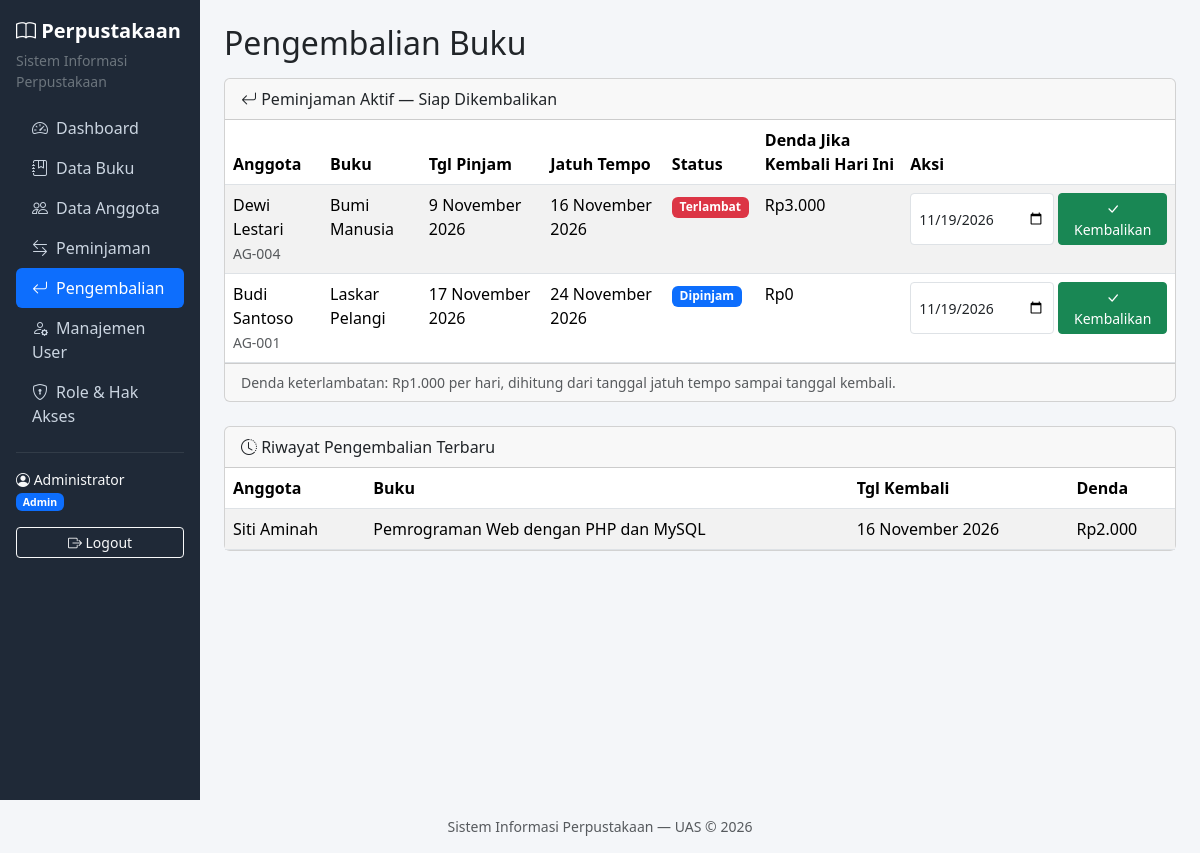
Page /source/pengembalian/index.php (signed in) on the committed database.
### tables this page shows
CREATE TABLE IF NOT EXISTS peminjaman (
    id INT AUTO_INCREMENT PRIMARY KEY,
    anggota_id INT NOT NULL,
    buku_id INT NOT NULL,
    tanggal_pinjam DATE NOT NULL,
    tanggal_jatuh_tempo DATE NOT NULL,
    tanggal_kembali DATE NULL,
    status ENUM('dipinjam','dikembalikan','terlambat') NOT NULL DEFAULT 'dipinjam',
    denda INT NOT NULL DEFAULT 0,
    created_at TIMESTAMP DEFAULT CURRENT_TIMESTAMP,
    FOREIGN KEY (anggota_id) REFERENCES anggota (id),
    FOREIGN KEY (buku_id) REFERENCES buku (id)
);

CREATE TABLE IF NOT EXISTS anggota (
    id INT AUTO_INCREMENT PRIMARY KEY,
    nomor_anggota VARCHAR(20) NOT NULL UNIQUE,
    nama VARCHAR(100) NOT NULL,
    telepon VARCHAR(20) NULL,
    alamat TEXT NULL,
    created_at TIMESTAMP DEFAULT CURRENT_TIMESTAMP
);

CREATE TABLE IF NOT EXISTS buku (
    id INT AUTO_INCREMENT PRIMARY KEY,
    judul VARCHAR(200) NOT NULL,
    penulis VARCHAR(100) NOT NULL,
    penerbit VARCHAR(100) NULL,
    tahun INT NULL,
    kategori_id INT NULL,
    stok INT NOT NULL DEFAULT 0,
    created_at TIMESTAMP DEFAULT CURRENT_TIMESTAMP,
    FOREIGN KEY (kategori_id) REFERENCES kategori (id) ON DELETE SET NULL
);

### source/includes/auth.php (called while the page is built, shortened)
<?php
function url($path)
{
    return BASE_PATH . $path;
}
function e($str)
{
    return htmlspecialchars((string) $str, ENT_QUOTES, 'UTF-8');
}
function tglIndo($tanggal)
{
    $bulan = [
        1 => 'Januari', 'Februari', 'Maret', 'April', 'Mei', 'Juni',
        'Juli', 'Agustus', 'September', 'Oktober', 'November', 'Desember',
    ];
    $ts = strtotime($tanggal);
    return date('j', $ts) . ' ' . $bulan[(int) date('n', $ts)] . ' ' . date('Y', $ts);
}
function rupiah($angka)
{
    return 'Rp' . number_format((int) $angka, 0, ',', '.');
}
function hitungDenda($tanggalJatuhTempo, $tanggalKembali)
{
    $due = new DateTime($tanggalJatuhTempo);
    $ret = new DateTime($tanggalKembali);
    if ($ret <= $due) {
        return 0;
    }
    $hari = (int) $due->diff($ret)->format('%a');
    return $hari * DENDA_PER_HARI;
}
function statusPeminjaman($row)
{
    if (date('Y-m-d') > $row['tanggal_jatuh_tempo']) {
        return ['label' => 'Terlambat', 'class' => 'danger'];
    }
    return ['label' => 'Dipinjam', 'class' => 'primary'];
}

### source/pengembalian/index.php (the view, shortened to what this page needs)
<?php
require __DIR__ . '/../includes/auth.php';
$aktif = $pdo->query(
    'SELECT p.*, a.nama AS nama_anggota, a.nomor_anggota, b.judul AS judul_buku
     FROM peminjaman p
     JOIN anggota a ON a.id = p.anggota_id
     JOIN buku b ON b.id = p.buku_id
     WHERE p.tanggal_kembali IS NULL
     ORDER BY p.tanggal_jatuh_tempo ASC'
)->fetchAll();
$riwayat = $pdo->query(
    'SELECT p.*, a.nama AS nama_anggota, b.judul AS judul_buku
     FROM peminjaman p
     JOIN anggota a ON a.id = p.anggota_id
     JOIN buku b ON b.id = p.buku_id
     WHERE p.tanggal_kembali IS NOT NULL
     ORDER BY p.tanggal_kembali DESC LIMIT 10'
)->fetchAll();
require __DIR__ . '/../includes/header.php';
?>
<div class="card mb-4">
    <div class="card-header"><i class="bi bi-arrow-return-left"></i> Peminjaman Aktif — Siap Dikembalikan</div>
    <div class="card-body p-0">
        <table class="table table-striped table-hover mb-0">
            <thead><tr>
                <th>Anggota</th><th>Buku</th><th>Tgl Pinjam</th><th>Jatuh Tempo</th>
                <th>Status</th><th>Denda Jika Kembali Hari Ini</th><th>Aksi</th>
            </tr></thead>
            <tbody>
            <?php if (empty($aktif)): ?>
                <tr><td colspan="7" class="text-center text-muted py-3">Tidak ada peminjaman aktif.</td></tr>
            <?php else: ?>
                <?php foreach ($aktif as $row): $st = statusPeminjaman($row); $dendaHariIni = hitungDenda($row['tanggal_jatuh_tempo'], date('Y-m-d')); ?>
                <tr>
                    <td><?= e($row['nama_anggota']) ?><br><small class="text-muted"><?= e($row['nomor_anggota']) ?></small></td>
                    <td><?= e($row['judul_buku']) ?></td>
                    <td><?= tglIndo($row['tanggal_pinjam']) ?></td>
                    <td><?= tglIndo($row['tanggal_jatuh_tempo']) ?></td>
                    <td><span class="badge bg-<?= $st['class'] ?>"><?= $st['label'] ?></span></td>
                    <td><?= rupiah($dendaHariIni) ?></td>
                    <td>
                        <form method="post" action="<?= url('/pengembalian/index.php') ?>" class="d-flex gap-1">
                            <input type="date" name="tanggal_kembali" class="form-control form-control-sm" style="width: 150px;" value="<?= date('Y-m-d') ?>" required>
                            <button type="submit" class="btn btn-sm btn-success"
                                    onclick="return confirm('Proses pengembalian buku &quot;<?= e($row['judul_buku']) ?>&quot;? Denda: <?= rupiah($dendaHariIni) ?>')">
                                <i class="bi bi-check-lg"></i> Kembalikan
                            </button>
                        </form>
                    </td>
                </tr>
                <?php endforeach; ?>
            <?php endif; ?>
            </tbody>
        </table>
    </div>
    <div class="card-footer text-muted small">
        Denda keterlambatan: <?= rupiah(DENDA_PER_HARI) ?> per hari, dihitung dari tanggal jatuh tempo sampai tanggal kembali.
    </div>
</div>
<div class="card">
    <div class="card-header"><i class="bi bi-clock-history"></i> Riwayat Pengembalian Terbaru</div>
    <div class="card-body p-0">
        <table class="table table-striped mb-0">
            <thead><tr><th>Anggota</th><th>Buku</th><th>Tgl Kembali</th><th>Denda</th></tr></thead>
            <tbody>
            <?php if (empty($riwayat)): ?>
                <tr><td colspan="4" class="text-center text-muted py-3">Belum ada pengembalian.</td></tr>
            <?php else: ?>
                <?php foreach ($riwayat as $row): ?>
                <tr>
                    <td><?= e($row['nama_anggota']) ?></td>
                    <td><?= e($row['judul_buku']) ?></td>
                    <td><?= tglIndo($row['tanggal_kembali']) ?></td>
                    <td><?= rupiah($row['denda']) ?></td>
                </tr>
                <?php endforeach; ?>
            <?php endif; ?>
            </tbody>
        </table>
    </div>
</div>
<?php require __DIR__ . '/../includes/footer.php'; ?>

### source/includes/header.php (style rules this page uses)
body { background-color: #f4f6f9; }

### rows in the picture
peminjaman: anggota.nama "Dewi Lestari", anggota.nomor_anggota "AG-004", buku.judul "Bumi Manusia", tanggal_pinjam "9 November 2026", tanggal_jatuh_tempo "16 November 2026", label "Terlambat", tanggal_jatuh_tempo "Rp3.000"
peminjaman: anggota.nama "Budi Santoso", anggota.nomor_anggota "AG-001", buku.judul "Laskar Pelangi", tanggal_pinjam "17 November 2026", tanggal_jatuh_tempo "24 November 2026", label "Dipinjam", tanggal_jatuh_tempo "Rp0"
peminjaman: anggota.nama "Siti Aminah", buku.judul "Pemrograman Web dengan PHP dan MySQL", tanggal_kembali "16 November 2026", denda "Rp2.000"

### other values in the picture
$user['name'] "Administrator"
$user['role_name'] "Admin"
$title "Pengembalian Buku"
rupiah(DENDA_PER_HARI) "Rp1.000"
